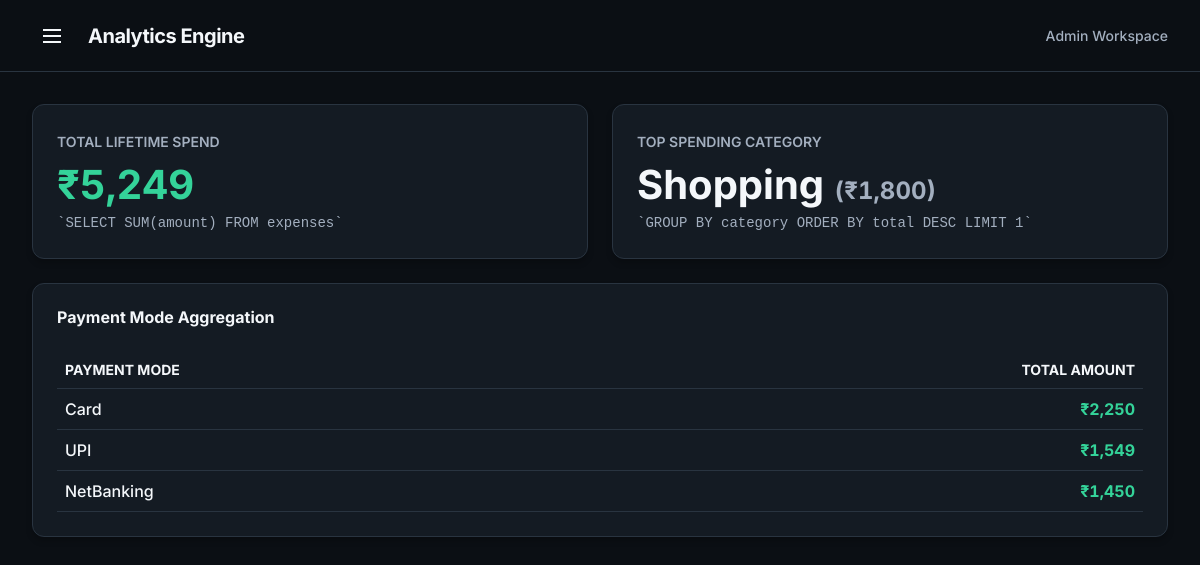
The app's page /analytics with its own data.
### tables this page shows
CREATE TABLE expenses (
    id INTEGER PRIMARY KEY AUTOINCREMENT,
    title TEXT NOT NULL,
    category TEXT NOT NULL,
    payment_mode TEXT NOT NULL,
    amount INTEGER NOT NULL,
    spend_date TEXT NOT NULL
);

### app.py (the view)
@app.route('/analytics')
def analytics():
    conn = get_db_connection()
    total_spend = conn.execute(
        'SELECT COALESCE(SUM(amount), 0) FROM expenses'
    ).fetchone()[0]
    top_cat = conn.execute('''
        SELECT category, SUM(amount) AS total
        FROM expenses
        GROUP BY category
        ORDER BY total DESC, category
        LIMIT 1
    ''').fetchone()
    mode_summary = conn.execute('''
        SELECT payment_mode, SUM(amount) AS total
        FROM expenses
        GROUP BY payment_mode
        ORDER BY total DESC, payment_mode
    ''').fetchall()
    conn.close()
    return render_template(
        'analytics.html',
        total_spend=total_spend,
        top_cat=top_cat,
        mode_summary=mode_summary
    )

### app.py (called while the page is built)
def get_db_connection():
    conn = sqlite3.connect(DATABASE_PATH)
    conn.row_factory = sqlite3.Row
    conn.execute('''
        CREATE TABLE IF NOT EXISTS expenses (
            id INTEGER PRIMARY KEY AUTOINCREMENT,
            title TEXT NOT NULL,
            category TEXT NOT NULL,
            payment_mode TEXT NOT NULL,
            amount INTEGER NOT NULL,
            spend_date TEXT NOT NULL
        )
    ''')
    return conn

@app.context_processor
def inject_trash_count():
    return {'trash_count': len(session.get('deleted_items', []))}

### templates/analytics.html (shortened to what this page needs)
{% extends "base.html" %}
{% block header_title %}Analytics Engine{% endblock %}
{% block content %}
<div class="content-container">
    <div class="row g-4 mb-4">
        <div class="col-md-6">
            <div class="surface-card p-4 h-100">
                <span class="text-secondary small fw-semibold text-uppercase">Total Lifetime Spend</span>
                <h3 class="display-6 fw-bold text-success tabular-nums mt-2 mb-1">₹{{ "{:,.0f}".format(total_spend) }}</h3>
                <p class="text-secondary small mb-0 font-monospace">`SELECT SUM(amount) FROM expenses`</p>
            </div>
        </div>
        <div class="col-md-6">
            <div class="surface-card p-4 h-100">
                <span class="text-secondary small fw-semibold text-uppercase">Top Spending Category</span>
                <h3 class="display-6 fw-bold text-light tabular-nums mt-2 mb-1">
                    {% if top_cat %}{{ top_cat['category'] }} <span class="fs-4 text-secondary">(₹{{ "{:,.0f}".format(top_cat['total']) }})</span>{% else %}N/A{% endif %}
                </h3>
                <p class="text-secondary small mb-0 font-monospace">`GROUP BY category ORDER BY total DESC LIMIT 1`</p>
            </div>
        </div>
    </div>
    <div class="surface-card p-4">
        <h3 class="h6 fw-bold text-light mb-4">Payment Mode Aggregation</h3>
        <div class="table-responsive">
            <table class="table table-hover align-middle mb-0">
                <thead>
                    <tr class="text-secondary small text-uppercase">
                        <th class="border-subtle">Payment Mode</th>
                        <th class="text-end border-subtle">Total Amount</th>
                    </tr>
                </thead>
                <tbody>
                    {% for m in mode_summary %}
                    <tr>
                        <td class="fw-medium text-light border-subtle">{{ m['payment_mode'] }}</td>
                        <td class="text-end fw-bold text-success tabular-nums border-subtle">₹{{ "{:,.0f}".format(m['total']) }}</td>
                    </tr>
                    {% else %}
                    <tr><td colspan="2" class="text-center text-secondary py-4 border-subtle">No records found.</td></tr>
                    {% endfor %}
                </tbody>
            </table>
        </div>
    </div>
</div>
{% endblock %}

### templates/base.html (style rules this page uses)
:root { --bg-main: #0B0F14; --bg-surface: #141B23; --bg-elevated: #1B2430; --border-subtle: #293440; --accent-emerald: #34D399; --accent-emerald-dim: rgba(52, 211, 153, 0.12); --accent-blue: #60A5FA; --accent-blue-dim: rgba(96, 165, 250, 0.12); --danger-red: #F87171; --danger-dim: rgba(248, 113, 113, 0.12); --text-primary: #F4F7FA; --text-secondary: #A3AFBF; --sidebar-width: 280px; --header-height: 72px; }
body { font-family: 'Inter', sans-serif; background-color: var(--bg-main) !important; color: var(--text-primary); min-height: 100vh; margin: 0; overflow-x: hidden; -webkit-font-smoothing: antialiased; }
.tabular-nums { font-variant-numeric: tabular-nums; }
.text-light { color: var(--text-primary) !important; }
.text-secondary { color: var(--text-secondary) !important; }
.text-success { color: var(--accent-emerald) !important; }
.content-container { padding: 2rem; max-width: 1400px; width: 100%; margin: 0 auto; flex: 1; }
.surface-card { background-color: var(--bg-surface); border: 1px solid var(--border-subtle); border-radius: 12px; box-shadow: 0 4px 6px rgba(0, 0, 0, 0.2); }
.table { --bs-table-bg: transparent; --bs-table-color: var(--text-primary); --bs-table-border-color: var(--border-subtle); }

### records on screen
expenses: category "Shopping"
expenses: payment_mode "NetBanking", total "1,450"

### other values on screen
{{ "{:,.0f}".format(total_spend) }} "5,249"
{{ "{:,.0f}".format(top_cat['total']) }} "1,800"
{{ m['payment_mode'] }} "Card" "UPI"
{{ "{:,.0f}".format(m['total']) }} "2,250" "1,549"
